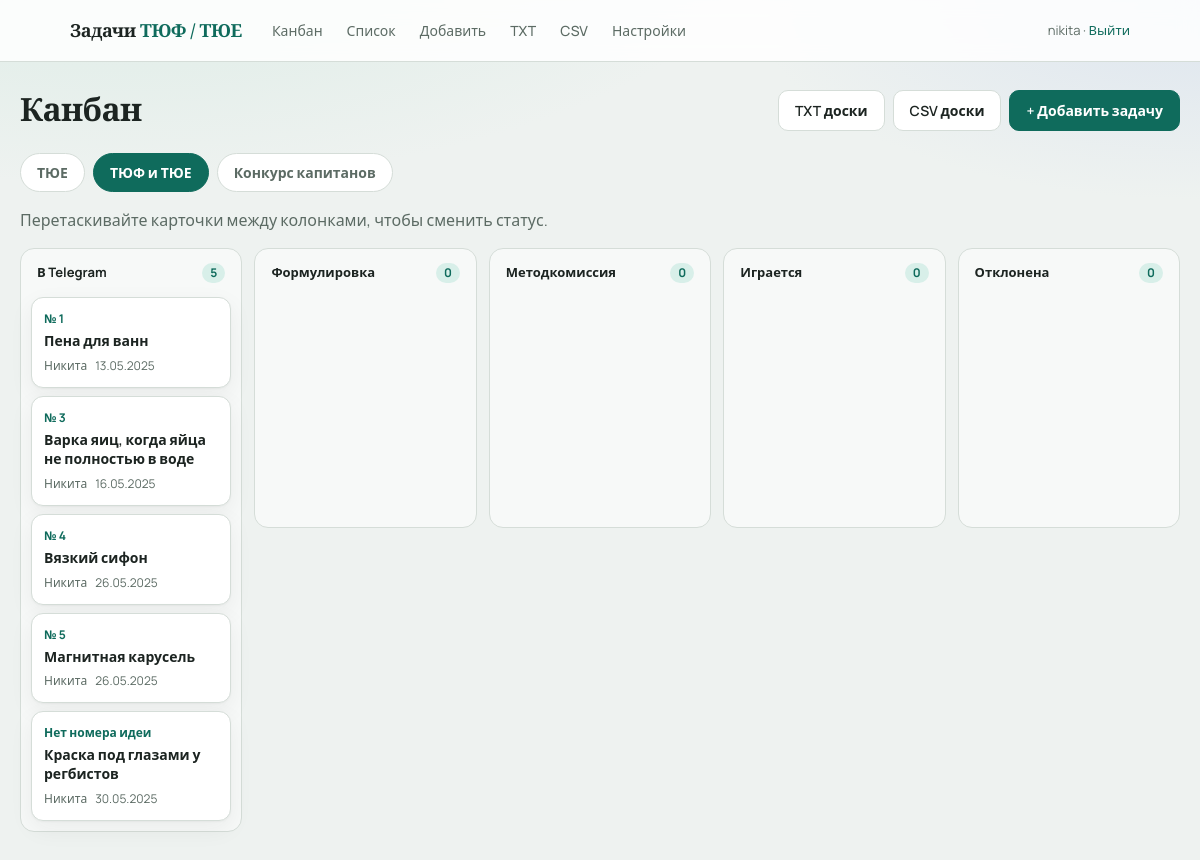
/kanban/both (signed in), run on the app's committed database.
### app/models.py (models this page shows)
class Task(Base):
    __tablename__ = "tasks"
    id = Column(Integer, primary_key=True, autoincrement=True)
    idea_number = Column(Integer, unique=True, nullable=True, index=True)
    title = Column(String(500), nullable=True)
    condition = Column(Text, nullable=True)
    formulirovka = Column(Text, nullable=True)
    itogovaya_formulirovka = Column(Text, nullable=True)
    author = Column(String(100), nullable=True)
    naznachenie = Column(String(50), nullable=True)
    status = Column(String(50), default="tg", index=True)
    proverena = Column(String(20), nullable=True)
    has_video = Column(Boolean, default=False)
    video_url = Column(String(1000), nullable=True)
    tags = Column(String(500), nullable=True)
    sources = Column(Text, nullable=True)
    telegram_url = Column(String(1000), nullable=True)
    telegram_datetime = Column(DateTime, nullable=False)
    answer_options = Column(Text, nullable=True)
    turnir = Column(String(20), nullable=True)
    turnir_year = Column(Integer, nullable=True)
    task_number = Column(Integer, nullable=True)
    etap_kk = Column(String(20), nullable=True)
    created_at = Column(DateTime, default=datetime.utcnow)
    updated_at = Column(DateTime, default=datetime.utcnow, onupdate=datetime.utcnow)
    comments = relationship(
        "Comment", back_populates="task", cascade="all, delete-orphan", order_by="Comment.created_at"
    )
    history = relationship(
        "TaskHistory",
        back_populates="task",
        cascade="all, delete-orphan",
        order_by="TaskHistory.created_at.desc()",
    )
    attachments = relationship(
        "Attachment",
        back_populates="task",
        cascade="all, delete-orphan",
        order_by="Attachment.created_at",
    )

### app/routes.py (the view)
@router.get("/kanban/{board}", response_class=HTMLResponse)
def kanban_board(request: Request, board: str, db: Session = Depends(get_db)):
    user = login_required(request)
    if not user:
        return RedirectResponse("/login", status_code=303)
    if board not in BOARD_STATUSES:
        raise HTTPException(status_code=404, detail="Нет такой доски")
    columns = BOARD_STATUSES[board]
    allowed = {s.value for s in columns}
    tasks = (
        db.query(Task)
        .filter(Task.naznachenie == board)
        .order_by(Task.idea_number.asc().nullslast(), Task.id.desc())
        .all()
    )
    tasks_by_status = {s.value: [] for s in columns}
    for task in tasks:
        key = task.status if task.status in allowed else columns[0].value
        tasks_by_status[key].append(task)
    return templates.TemplateResponse(
        request,
        "kanban.html",
        {
            "user": user,
            "board": board,
            "board_label": NAZNACHENIE_LABELS[board],
            "boards": NAZNACHENIE_LABELS,
            "columns": columns,
            "tasks_by_status": tasks_by_status,
            "status_short": STATUS_SHORT_LABELS,
            "format_igraetsya": format_igraetsya,
            "format_idea_label": format_idea_label,
        },
    )

### app/templates/kanban.html (shortened to what this page needs)
{% extends "base.html" %}
{% block main_class %}container container-wide{% endblock %}
{% block content %}
<div class="page-header">
  <h1>Канбан</h1>
  <div class="page-header-actions">
    <a class="btn secondary" href="/export/txt?naznachenie={{ board }}">TXT доски</a>
    <a class="btn secondary" href="/export/csv?naznachenie={{ board }}">CSV доски</a>
    <a class="btn primary" href="/new">+ Добавить задачу</a>
  </div>
</div>
<div class="board-tabs">
  {% for val, label in boards.items() %}
  <a href="/kanban/{{ val }}" class="board-tab {% if board == val %}active{% endif %}">{{ label }}</a>
  {% endfor %}
</div>
<p class="muted">Перетаскивайте карточки между колонками, чтобы сменить статус.</p>
<div class="kanban" id="kanban" data-board="{{ board }}">
  {% for st in columns %}
  <div class="kanban-col">
    <div class="kanban-col-header">
      <span>{{ status_short.get(st.value, st.label) }}</span>
      <span class="count" id="count-{{ st.value }}">{{ tasks_by_status.get(st.value, [])|length }}</span>
    </div>
    <div class="kanban-list" data-status="{{ st.value }}">
      {% for task in tasks_by_status.get(st.value, []) %}
      <article class="kanban-card" data-id="{{ task.id }}" draggable="false">
        <a href="/tasks/{{ task.id }}" class="kanban-card-link">
          <div class="kanban-card-num">{{ format_idea_label(task) }}</div>
          <div class="kanban-card-title">{{ task.title or 'Без названия' }}</div>
          <div class="kanban-card-meta">
            {% if task.author %}<span>{{ task.author }}</span>{% endif %}
            <span>{{ task.telegram_datetime.strftime('%d.%m.%Y') }}</span>
          </div>
          {% set ig = format_igraetsya(task) %}
        </a>
      </article>
      {% endfor %}
    </div>
  </div>
  {% endfor %}
</div>
{% endblock %}

### app/static/style.css (style rules this page uses)
:root { --bg: #eef2f0; --bg-accent: #e4ebe7; --surface: #ffffff; --ink: #1c2421; --muted: #5c6b64; --line: #d5ddd8; --brand: #0f6b5c; --brand-soft: #d8efe9; --brand-hover: #0b5347; --danger: #9b2c2c; --danger-bg: #fdf2f2; --shadow: 0 1px 2px rgba(28, 36, 33, 0.04), 0 8px 24px rgba(28, 36, 33, 0.06); --radius: 14px; --font: "Manrope", system-ui, sans-serif; --serif: "Source Serif 4", Georgia, serif; }
* { box-sizing: border-box; }
body { margin: 0; font-family: var(--font); background: radial-gradient(1200px 500px at 10% -10%, #d9ebe4 0%, transparent 55%), radial-gradient(900px 400px at 100% 0%, #dde5ef 0%, transparent 50%), var(--bg); color: var(--ink); line-height: 1.5; min-height: 100vh; }
a { color: var(--brand); text-decoration: none; }
.page-header { display: flex; justify-content: space-between; align-items: flex-start; gap: 16px; margin-bottom: 22px; }
.page-header h1 { margin: 0; font-family: var(--serif); font-size: 32px; font-weight: 600; letter-spacing: -0.02em; line-height: 1.2; }
.page-header-actions { display: flex; flex-wrap: wrap; gap: 8px; align-items: center; }
.btn { display: inline-block; padding: 9px 16px; border-radius: 10px; border: 1px solid var(--line); background: var(--surface); color: var(--ink); cursor: pointer; font-size: 14px; font-family: inherit; font-weight: 600; transition: background .15s, border-color .15s, transform .1s; }
.btn.primary { background: var(--brand); color: #fff; border-color: var(--brand); }
.btn.secondary { background: var(--surface); }
.muted { color: var(--muted); }
.board-tabs { display: flex; gap: 8px; flex-wrap: wrap; margin-bottom: 14px; }
.board-tab { padding: 8px 16px; border-radius: 999px; border: 1px solid var(--line); background: var(--surface); color: var(--muted); font-size: 14px; font-weight: 600; }
.board-tab.active { background: var(--brand); border-color: var(--brand); color: #fff; }
.kanban { display: grid; grid-template-columns: repeat(auto-fit, minmax(220px, 1fr)); gap: 12px; align-items: start; min-height: 60vh; }
.kanban-col { background: rgba(255, 255, 255, 0.55); border: 1px solid var(--line); border-radius: 14px; padding: 10px; min-height: 280px; }
.kanban-col-header { display: flex; justify-content: space-between; align-items: center; font-weight: 700; font-size: 13px; margin-bottom: 10px; padding: 4px 6px; color: var(--ink); }
.kanban-col-header .count { background: var(--brand-soft); color: var(--brand); border-radius: 999px; padding: 1px 8px; font-size: 12px; }
.kanban-list { min-height: 120px; display: flex; flex-direction: column; gap: 8px; }
.kanban-card { background: var(--surface); border-radius: 12px; border: 1px solid var(--line); box-shadow: var(--shadow); cursor: grab; }
.kanban-card-link { display: block; padding: 12px; color: inherit; text-decoration: none; }
.kanban-card-num { font-size: 12px; color: var(--brand); font-weight: 700; margin-bottom: 4px; }
.kanban-card-title { font-size: 14px; font-weight: 600; margin-bottom: 6px; line-height: 1.35; }
.kanban-card-meta { display: flex; gap: 8px; flex-wrap: wrap; font-size: 12px; color: var(--muted); }

### data on the page
Task: idea_number "№ 1", title "Пена для ванн", author "Никита", telegram_datetime "13.05.2025"
Task: idea_number "№ 3", title "Варка яиц, когда яйца не полностью в воде", author "Никита", telegram_datetime "16.05.2025"
Task: idea_number "№ 4", title "Вязкий сифон", author "Никита", telegram_datetime "26.05.2025"
Task: idea_number "№ 5", title "Магнитная карусель", author "Никита", telegram_datetime "26.05.2025"
Task: idea_number "Нет номера идеи", title "Краска под глазами у регбистов", author "Никита", telegram_datetime "30.05.2025"

### other printed values
{{ user }} "nikita"
{{ label }} "ТЮЕ" "ТЮФ и ТЮЕ" "Конкурс капитанов"
{{ status_short.get(st.value, st.label) }} "В Telegram" "Формулировка" "Методкомиссия" "Играется" "Отклонена"
{{ tasks_by_status.get(st.value, [])|length }} "5" "0" "0" "0" "0"
